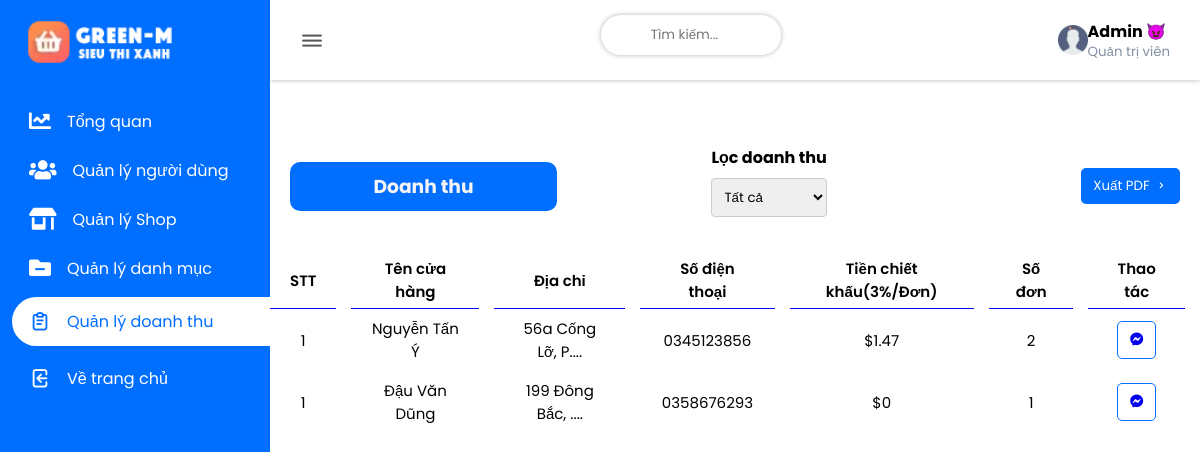
The page /admin/admin/index.php?act=order (signed in) on the database its author committed.
### tables this page shows
CREATE TABLE `account` (
  `account_id` int(123) NOT NULL,
  `account_name` longblob NOT NULL,
  `account_address` varchar(80) NOT NULL,
  `account_number_pay` varchar(30) NOT NULL,
  `account_pay` varchar(15) NOT NULL,
  `account_avt` varchar(299) NOT NULL DEFAULT 'view/images/account/user.png',
  `account_username` varchar(30) NOT NULL,
  `account_email` varchar(40) NOT NULL,
  `account_verified_mail` varchar(15) NOT NULL DEFAULT 'Chưa xác thực',
  `account_phone` varchar(10) NOT NULL,
  `account_pass` varchar(100) NOT NULL,
  `account_position` varchar(20) NOT NULL DEFAULT 'Khách hàng',
  `account_notify` varchar(100) NOT NULL,
  `account_status` varchar(30) NOT NULL DEFAULT 'Offline',
  `time_reg` timestamp NOT NULL DEFAULT current_timestamp()
);

### admin/admin/model/connect.php (called while the page is built, shortened)
<?php
    class dao_con {
        public static function conn_db() {
            $sqlServer = "mysql:host=localhost; dbname=green_m8683;charset=utf8;collation=utf8_unicode_ci";
            $username = "root";
            $password = "";
            try {
                $conn = new PDO($sqlServer, $username, $password);
                $conn->setAttribute(PDO::ATTR_ERRMODE, PDO::ERRMODE_EXCEPTION);
            } catch(PDOException $e) {
                echo 'Ket noi database that bai do ' . $e->getMessage();
            }
            return $conn;
        }
        public static function conn_show_all($sql) {
            $conn = self::conn_db();
            $sqlBindParam = array_slice(func_get_args(), 1);
            try {
                $stmt = $conn->prepare($sql);
                $stmt->execute($sqlBindParam);
                $ketqua = $stmt->fetchAll();
                return $ketqua;
            } catch (PDOException $e) {
                throw $e;
            } finally {
                unset($conn);
            }
        }
    }
?>

### admin/admin/model/order.php (called while the page is built, shortened)
<?php
    include_once "connect.php";
    class order_lass extends dao_con {
        public static function show_order() {
            $sql = "SELECT orders.*, account.account_name, account.account_id
                    FROM orders
                    JOIN account ON orders.shop_id = account.account_id
                    ORDER BY orders.order_id DESC
            ";
            return self::conn_show_all($sql);
        }
        public static function show_doanhthu() {
            $sql = "SELECT account.*, COUNT(orders.order_id) AS order_count, orders.order_status
                    FROM account
                    INNER JOIN orders ON account.account_id = orders.shop_id
                    GROUP BY account.account_id
            ";
            return self::conn_show_all($sql);
        }
    }
?>

### admin/admin/view/order.php (the view, shortened to what this page needs)
   <div class="wrapper flex">
      <div class="projects-category">
         <div class="card-header flex flex-tinh2">
            <h3>Doanh thu</h3>
            <div class="fill-doanhthu">
               <label for="fill-doanhthu">Lọc doanh thu</label>
               <select name="fill-doanhthu" class="fill-doanhthu-btn">
                  <option value="All">Tất cả</option>
               </select>
            </div>
            <button>Xuất PDF<i class="uil uil-angle-right"></i></button>
         </div>
         <table>
            <thead>
               <th>
                  <tr>
                     <td>STT</td>
                     <td>Tên cửa hàng</td>
                     <td>Địa chỉ</td>
                     <td>Số điện thoại</td>
                     <td>Tiền chiết khấu(3%/Đơn)</td>
                     <td>Số đơn</td>
                     <td>Thao tác</td>
                  </tr>
               </th>
            </thead>
            <tbody>
               <?php
                  foreach($show as $items) {
                     extract($items);
                     $count_revenue = 0;
                        foreach ($count as $jtems) {
                           if($jtems['order_status'] == "Giao thành công") {
                              if ($account_id == $jtems['account_id']) {
                                 $count_revenue += $jtems['order_total'];
                              }
                           }
                        }
                        $total_revenue = $count_revenue * 0.03;
                        $address = substr($account_address, 0, 18) . '...';
                        echo '
                           <tr>
                              <td>1</td>
                              <td>'. $account_name .'</td>
                              <td class="address-user">'. $address .'.<input type="hidden" value="'. $account_address .'"></td>
                              <td>'. $account_phone .'</td>
                              <td>$'. $total_revenue .'</td>
                              <td>'. $order_count .'</td>
                              <td class="kkk2">
                                 <button>
                                 <a href="../../public/index.php?act=mess_chat&from='.$_SESSION['83x86']['account_id'].'&to='.$account_id.'"><i class="fab fa-facebook-messenger"></i></a>
                                 </button>
                              </td>
                           </tr>
                        ';
                  }
               ?>
            </tbody>
         </table>
      </div>
   </div>
</div>

### admin/admin/view/layout/style.css (style rules this page uses)
:root { --main-color: #006eff; --text-grey: #8390a2; --text-white: #fff; --shadow: 0 0 5px rgba(0, 0, 0, 0.3); }
* { padding: 0; margin: 0; box-sizing: border-box; font-family: 'Poppins', sans-serif; list-style: none; text-decoration: none; }
.flex { display: flex; align-items: center; justify-content: space-between; flex-wrap: wrap; }
.flex-tinh2 h3 { background-color: #006eff; width: 30%; padding: 10px 20px; display: flex; justify-content: center; align-items: center; border-radius: 10px; color: whitesmoke; }
.kkk2 button { color: blue; background-color: white; border: 1px solid #006eff; }
.kkk2 button i { margin-left: 0px; }
.wrapper { margin-top: 50px; flex-wrap: wrap; align-items: flex-start; }
.projects-category { flex-basis: 100%; }
.card-header { padding: 15px 20px; }
button { border: none; outline: none; border-radius: 5px; padding: 8px 12px; background-color: var(--main-color); color: var(--text-white); cursor: pointer; }
button i { margin-left: 5px; }
table { width: 100%; height: 100%; padding: 15px 20px; font-size: 15px; border-collapse: collapse; }
thead { border-bottom: .5px solid blue; }
tr, td, th { padding: 8px 20px; text-align: center; }
td { border-right: 15px solid transparent; }
thead :is(tr, td, th) { padding: 5px 20px; font-weight: 600; }
label { display: block; margin-bottom: 8px; font-weight: bold; }
input, select { width: 100%; padding: 8px; box-sizing: border-box; margin-bottom: 10px; border: 1px solid #ccc; border-radius: 4px; }
tbody tr td { cursor: pointer; }
.box-log input, select, .box-category input, select { width: 100%; padding: 8px; box-sizing: border-box; margin-bottom: 10px; border: 1px solid #ccc; border-radius: 4px; }
.fill-doanhthu { display: grid; margin-right: 100px; }

### rows shown on the page
account: account_name "Nguyễn Tấn Ý", account_address "56a Cống Lỡ, P...", account_phone "0345123856", total_revenue "1.47", order_count "2"
account: account_name "Đậu Văn Dũng", account_address "199 Đông Bắc, ...", account_phone "0358676293", total_revenue "0", order_count "1"

### other values the page prints
$_SESSION['83x86']['account_name'] "Admin 😈"
$_SESSION['83x86']['account_position'] "Quản trị viên"
